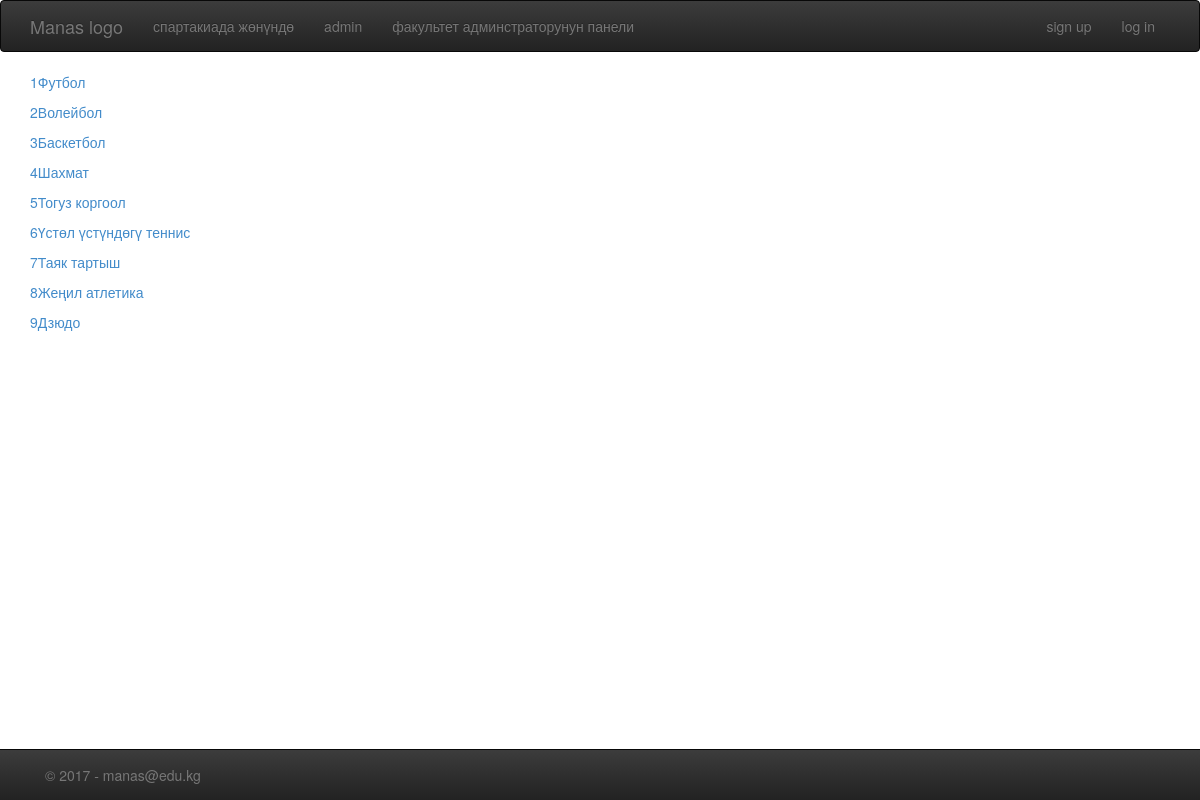
The app's page /about_faculties/sports/, older data.
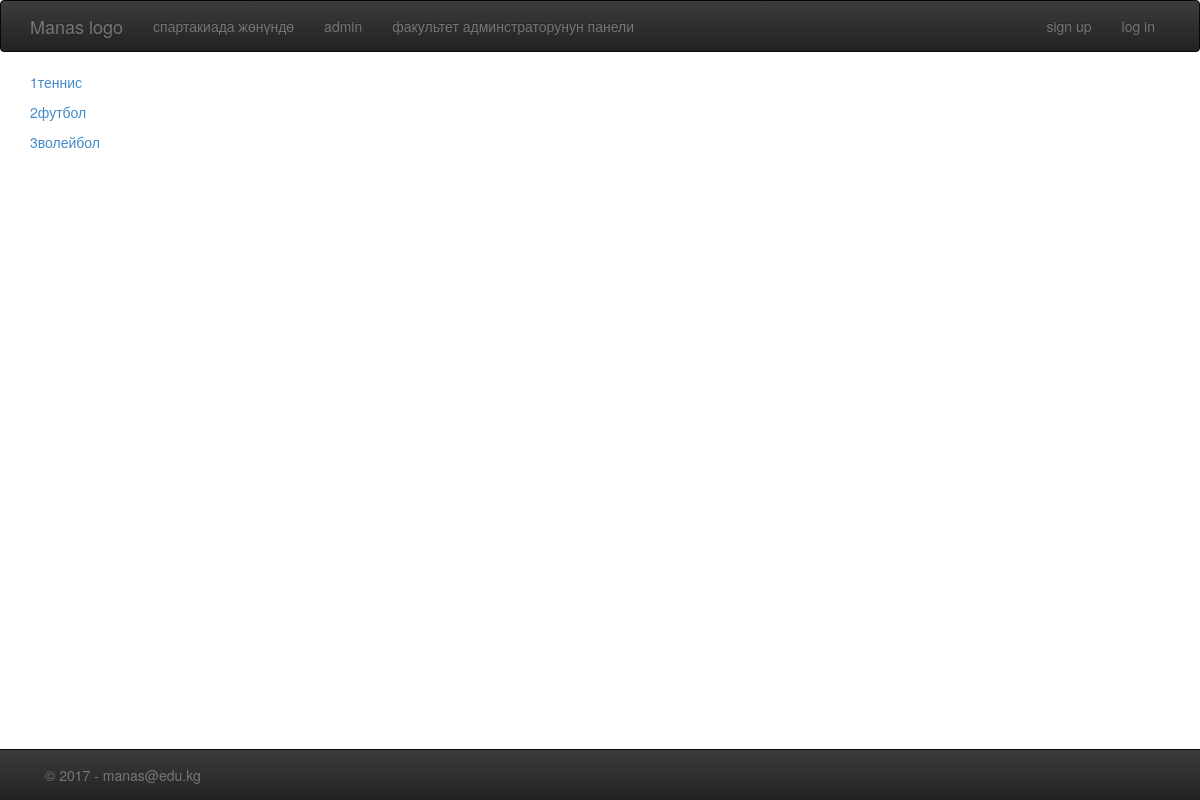
The same page, newer data.
### spartakiada/models.py (models this page shows, shortened)
class Sport(models.Model):
    sport_name = models.CharField(max_length=100)

### about_faculties/views.py (the view)
def sports_list(request):
    sports = Sport.objects.all()
    context = {'sports':sports}
    return render(request, 'about_sports.html', context)

### about_faculties/templates/about_sports.html (shortened to what this page needs)
{% extends 'base.html' %}
{% block content %}
    <div class="container" >
        {% for i in sports %}
            <p><a href="participants/">{{ i.id }}{{ i.sport_name }}</a></p>
        {% endfor %}
    </div>
{% endblock %}

### homepage/templates/base.html (shortened to what this page needs)
{% load staticfiles  %}
<!DOCTYPE html>
<html lang="en">
  <head>
    <link rel="stylesheet" href="{% static "css/bootstrap.css" %}">
    <link rel="stylesheet" href="{% static "css/style.css" %}">
    <link rel="stylesheet" href="{% static "js/bootstrap.js" %}">
    <link rel="stylesheet" href="//netdna.bootstrapcdn.com/bootstrap/3.3.2/css/bootstrap-theme.min.css">
  </head>
  <body>
      <div class="navbar navbar-inverse navbar2" role="navigation" >
      <div class="container">
          <div class="navbar-header">
            <a class="navbar-brand" href="/">Manas logo</a>
          </div>
          <div class="navbar-collapse collapse">
            <ul class="nav navbar-nav">
              <li><a href="#">спартакиада жөнүндө</a></li>
              <li><a href="/admin/">admin</a></li>
              <li><a href=" {% if user.is_authenticated %} add/ {% else %}{% url 'login' %}{% endif %} ">факультет админстраторунун панели</a></li>
            </ul>
            <ul class="nav navbar-nav navbar-right">
                {% if user.is_authenticated %}
           <li class="dropdown">
             <a href="{% url 'profile' %}" class="dropdown-toggle" data-toggle="dropdown">{{ user }} <b class="caret"></b></a>
             <ul class="dropdown-menu">
               <li><a href="/profile/">profile</a></li>
               <li><a href="/accounts/logout">logout</a></li>
             </ul>
          </li>
                    {% else %}
                    <li>
                    <a href="{% url 'register_user' %}" >sign up</a>
                    </li>
                    <li>
                         <a href="{% url 'login' %}" >log in</a>
                    </li>
                {% endif %}
            </ul>
          </div>
        </div>
      </div>
    <div id="content">
 {% block content %}{% endblock %}
    </div>
    <div class="navbar navbar-inverse navbar-fixed-bottom">
        <div class="container">
            <p class="navbar-text pull-left">© 2017 - manas@edu.kg</p>
        </div>
    </div>
  </body>
</html>

### homepage/static/css/style.css (style rules this page uses)
.navbar2 { width: 100%; }

Row changes from the older to the newer data that the page shows:
removed Sport: id "4", sport_name "Шахмат"
removed Sport: id "5", sport_name "Тогуз коргоол"
removed Sport: id "6", sport_name "Үстөл үстүндөгү теннис"
removed Sport: id "7", sport_name "Таяк тартыш"
removed Sport: id "8", sport_name "Жеңил атлетика"
removed Sport: id "9", sport_name "Дзюдо"
changed Sport id 1: sport_name "Футбол" → "теннис"
changed Sport id 2: sport_name "Волейбол" → "футбол"
changed Sport id 3: sport_name "Баскетбол" → "волейбол"
